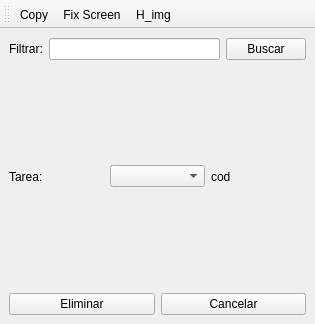
<?xml version="1.0" encoding="UTF-8"?>
<ui version="4.0">
 <class>EliminarTarea</class>
 <widget class="QMainWindow" name="EliminarTarea">
  <property name="geometry">
   <rect>
    <x>0</x>
    <y>0</y>
    <width>315</width>
    <height>324</height>
   </rect>
  </property>
  <property name="windowTitle">
   <string>Eliminar Tarea</string>
  </property>
  <widget class="QWidget" name="centralwidget">
   <layout class="QVBoxLayout" name="verticalLayout">
    <item>
     <layout class="QHBoxLayout" name="horizontalLayout_22">
      <item>
       <widget class="QLabel" name="label_18">
        <property name="text">
         <string>Filtrar:</string>
        </property>
       </widget>
      </item>
      <item>
       <widget class="QLineEdit" name="txtfilter"/>
      </item>
      <item>
       <widget class="QPushButton" name="btnSearch">
        <property name="text">
         <string>Buscar</string>
        </property>
        <property name="icon">
         <iconset>
          <normalon>:/rescr/search_find</normalon>
         </iconset>
        </property>
       </widget>
      </item>
     </layout>
    </item>
    <item>
     <layout class="QHBoxLayout" name="horizontalLayout_21">
      <item>
       <widget class="QLabel" name="label_17">
        <property name="text">
         <string>Tarea:</string>
        </property>
       </widget>
      </item>
      <item>
       <widget class="QComboBox" name="cboTask">
        <property name="maximumSize">
         <size>
          <width>340</width>
          <height>16777215</height>
         </size>
        </property>
       </widget>
      </item>
      <item>
       <widget class="QLabel" name="lblCod">
        <property name="text">
         <string>cod</string>
        </property>
       </widget>
      </item>
     </layout>
    </item>
    <item>
     <layout class="QHBoxLayout" name="horizontalLayout_18">
      <item>
       <widget class="QPushButton" name="btnDelete">
        <property name="text">
         <string>Eliminar</string>
        </property>
        <property name="icon">
         <iconset>
          <normalon>:/rescr/ing_accept</normalon>
         </iconset>
        </property>
       </widget>
      </item>
      <item>
       <widget class="QPushButton" name="btnCancelar_2">
        <property name="text">
         <string>Cancelar</string>
        </property>
        <property name="icon">
         <iconset>
          <normalon>:/rescr/cancell</normalon>
         </iconset>
        </property>
       </widget>
      </item>
     </layout>
    </item>
   </layout>
  </widget>
  <widget class="QMenuBar" name="menubar">
   <property name="geometry">
    <rect>
     <x>0</x>
     <y>0</y>
     <width>315</width>
     <height>21</height>
    </rect>
   </property>
  </widget>
  <widget class="QToolBar" name="toolBar">
   <property name="windowTitle">
    <string>toolBar</string>
   </property>
   <attribute name="toolBarArea">
    <enum>TopToolBarArea</enum>
   </attribute>
   <attribute name="toolBarBreak">
    <bool>false</bool>
   </attribute>
   <addaction name="actionCopy"/>
   <addaction name="actionFix_Screen"/>
   <addaction name="actionH_img"/>
  </widget>
  <action name="actionCopy">
   <property name="icon">
    <iconset resource="rsour.qrc">
     <normaloff>:/rescr/mov_obj</normaloff>:/rescr/mov_obj</iconset>
   </property>
   <property name="text">
    <string>Copy</string>
   </property>
  </action>
  <action name="actionFix_Screen">
   <property name="icon">
    <iconset resource="rsour.qrc">
     <normaloff>:/rescr/UpdateIcon</normaloff>:/rescr/UpdateIcon</iconset>
   </property>
   <property name="text">
    <string>Fix Screen</string>
   </property>
  </action>
  <action name="actionH_img">
   <property name="icon">
    <iconset resource="rsour.qrc">
     <normaloff>:/rescr/mov_obj</normaloff>:/rescr/mov_obj</iconset>
   </property>
   <property name="text">
    <string>H_img</string>
   </property>
   <property name="toolTip">
    <string>View Horary</string>
   </property>
  </action>
 </widget>
 <resources>
  <include location="rsour.qrc"/>
 </resources>
 <connections/>
</ui>
